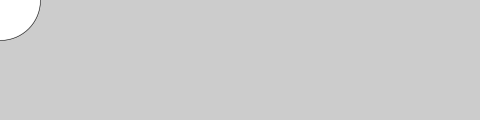
Frame 1 (no input)
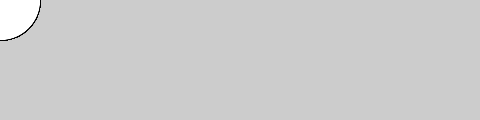
Frame 60 (the mouse pressed at the canvas centre just before this capture)
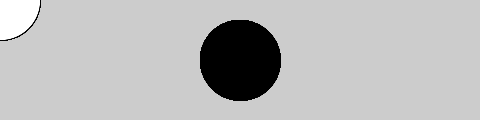
Frame 120 (the mouse held since frame 60 and released just before this capture)

The Processing sketch that drew these frames (run headless with seeded random() and noise(); from frame 60 on, the mouse is pressed at the canvas centre):

// Processing sketch: processing_113117
// ── processing_113117.pde

// mouse interaction
// schien

void setup() {
  size(480, 120);
  smooth();
  strokeWeight(0.5);
}
void draw() {
  if (mousePressed) {
    fill(0);
  } 
  else {
    fill(255);
  }
  ellipse(mouseX, mouseY, 80, 80);
}
